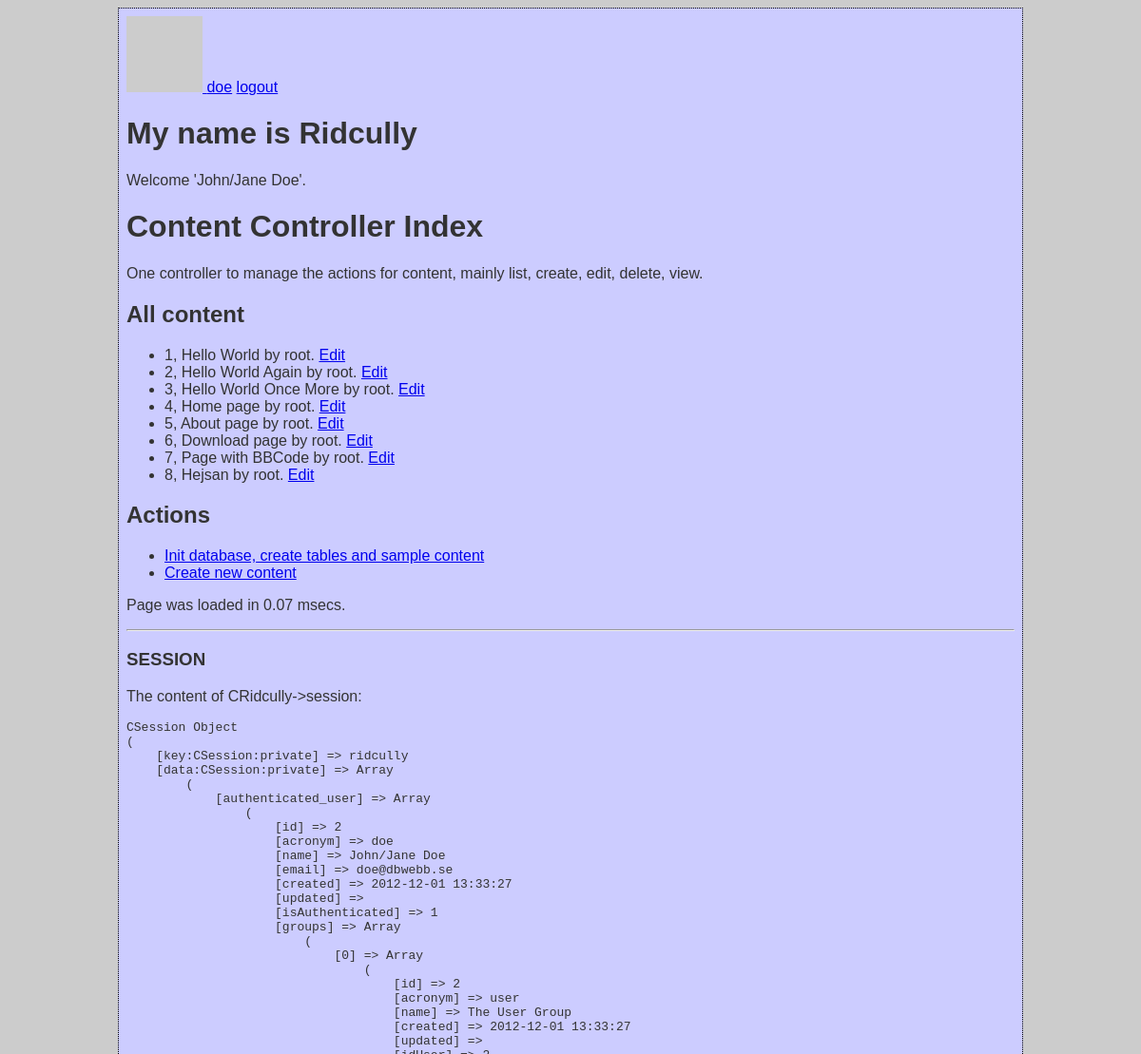
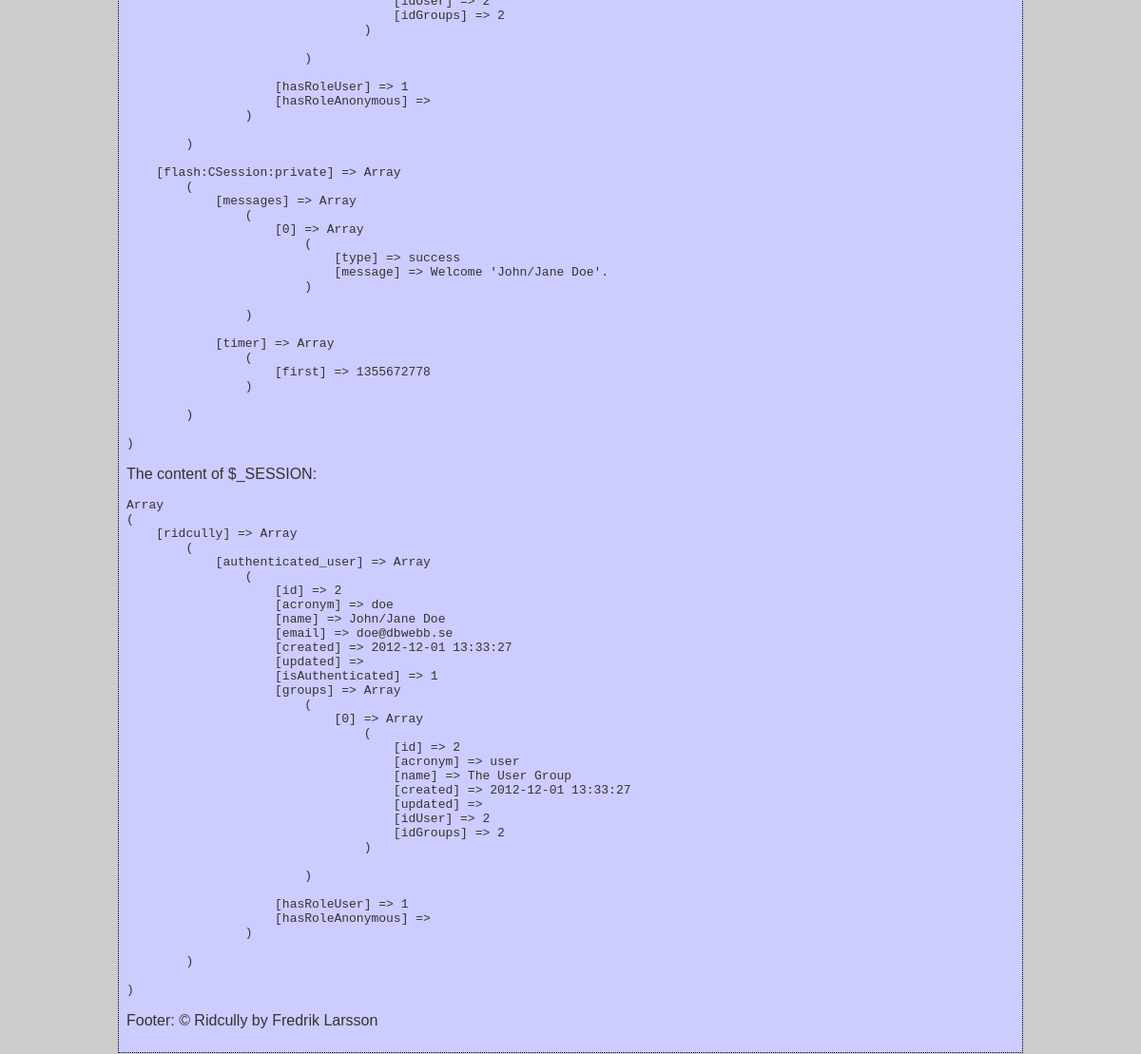
/content (signed in), run on the app's committed database (2 pictures, top to bottom).
### tables this page shows
CREATE TABLE r_content (id INTEGER PRIMARY KEY, key TEXT KEY, type TEXT, title TEXT, data TEXT, filter TEXT, idUser INT, created DATETIME default (datetime('now')), updated DATETIME default NULL, deleted DATETIME default NULL, FOREIGN KEY(idUser) REFERENCES r_user(id));

CREATE TABLE r_user (id INTEGER PRIMARY KEY, acronym TEXT UNIQUE, name TEXT, email TEXT UNIQUE, password TEXT, created DATETIME default (datetime('now')), updated DATETIME default NULL);

### src/CRidcully/CRidcully.php (called while the page is built, shortened)
<?php
class CRidcully implements ISingleton {
  private static $instance = null;
  public $request;
  public $data = array('main' => '',
      'title' => '',
      'header' => '',
      'footer' => '');
  public static function Instance() {
    if(self::$instance == null) {
      self::$instance = new CRidcully();
    }
    return self::$instance;
  }
   protected function __construct() {
    $this->views = new CViewContainer();
   }
  public function FrontControllerRoute() {
    $this->request = new CRequest();
    $this->request->Init($this->config['base_uri']);
    $controller = $this->request->controller;
    $method     = $this->request->method;
    $arguments  = $this->request->arguments;
    $controllerExists    = isset($this->config['controllers'][$controller]);
    $controllerEnabled   = false;
    $className           = false;
    $classExists         = false;
    if($controllerExists) {
      $controllerEnabled    = ($this->config['controllers'][$controller]['enabled'] === true);
      $className            = $this->config['controllers'][$controller]['class'];
      $classExists          = class_exists($className);
    }
    if($controllerExists && $controllerEnabled && $classExists) {
      $rc = new ReflectionClass($className);
      if($rc->implementsInterface('IController')) {
        if($rc->hasMethod($method)) {
          $controllerObj = $rc->newInstance();
          $methodObj = $rc->getMethod($method);
          $methodObj->invokeArgs($controllerObj, $arguments);
        } else {
          die("404. " . get_class() . ' error: Controller does not contain method.');
        }
      } else {
        die('404. ' . get_class() . ' error: Controller does not implement interface IController.');
      }
    }
    else {
      die('404. Page is not found.');
    }
  }
      public function ThemeEngineRender() {
        $themeName    = $this->config['theme']['name'];
        $themePath    = RIDCULLY_INSTALL_PATH . "/themes/{$themeName}";
        $themeUri     = $this->request->base_uri . "themes/{$themeName}";
        $this->data['stylesheet'] = "{$themeUri}/style.css";
        include_once RIDCULLY_INSTALL_PATH . '/themes/functions.php';
        extract($this->data);
        extract($this->views->GetData());
        include("{$themePath}/default.tpl.php");
      }
}
?>

### index.php (called while the page is built, shortened)
<?php
require(RIDCULLY_INSTALL_PATH . '/src/CRidcully/bootstrap.php');
$r = CRidcully::Instance();
$r->FrontControllerRoute();
$r->ThemeEngineRender();

### src/CDatabase/CDatabase.php (called while the page is built, shortened)
<?php
class CDatabase {
  private $db = null;
  public function __construct($dsn, $username = null, $password = null, $driver_options = null) {
    $this->db = new PDO($dsn, $username, $password, $driver_options);
    $this->db->SetAttribute(PDO::ATTR_ERRMODE, PDO::ERRMODE_EXCEPTION);
  }
  public function ExecuteSelectQueryAndFetchAll($query, $params=array()){
    $this->stmt = $this->db->prepare($query);
    $this->stmt->execute($params);
    return $this->stmt->fetchAll(PDO::FETCH_ASSOC);
  }
}

### src/CMContent/CMContent.php (called while the page is built, shortened)
<?php
class CMContent extends CObject implements IHasSQL, ArrayAccess {
    public static function SQL($key=null) {
        $order_order  = isset($args['order-order']) ? $args['order-order'] : 'ASC';
        $order_by     = isset($args['order-by'])    ? $args['order-by'] : 'id';
        $queries = array(
            'drop table content'      => "DROP TABLE IF EXISTS r_content;",
            'create table content'    => "CREATE TABLE IF NOT EXISTS r_content (id INTEGER PRIMARY KEY, key TEXT KEY, type TEXT, title TEXT, data TEXT, filter TEXT, idUser INT, created DATETIME default (datetime('now')), updated DATETIME default NULL, deleted DATETIME default NULL, FOREIGN KEY(idUser) REFERENCES r_user(id));",
            'insert content'          => 'INSERT INTO r_content (key,type,title,data,filter,idUser) VALUES (?,?,?,?,?,?);',
            'select * by id'          => 'SELECT c.*, u.acronym as owner FROM r_content AS c INNER JOIN r_user as u ON c.idUser=u.id WHERE c.id=?;',
            'select * by key'         => 'SELECT c.*, u.acronym as owner FROM r_content AS c INNER JOIN r_user as u ON c.idUser=u.id WHERE c.key=?;',
            'select * by type'        => "SELECT c.*, u.acronym as owner FROM r_content AS c INNER JOIN r_user as u ON c.idUser=u.id WHERE type=? ORDER BY {$order_by} {$order_order};",
            'select *'                => 'SELECT c.*, u.acronym as owner FROM r_content AS c INNER JOIN r_user as u ON c.idUser=u.id;',
            'update content'          => "UPDATE r_content SET key=?, type=?, title=?, data=?, filter=?, updated=datetime('now') WHERE id=?;",
        );
        return $queries[$key];
    }
    public function ListAll($args=null) {
        try {
            if(isset($args) && isset($args['type'])) {
                return $this->database->ExecuteSelectQueryAndFetchAll(self::SQL('select * by type', $args), array($args['type']));
            } else {
                return $this->database->ExecuteSelectQueryAndFetchAll(self::SQL('select *', $args));
            }
        } catch(Exception $e) {
            echo $e;
            return null;
        }
    }
}

### src/CCContent/CCContent.php (called while the page is built, shortened)
<?php
class CCContent extends CObject implements IController {
    public function Index() {
        $content = new CMContent();
        $this->views->SetTitle('Content Controller');
        $this->views->AddInclude(__DIR__ . '/index.tpl.php', array(
                        'contents' => $content->ListAll(),
                    ));
    }
}

### src/CRidcully/bootstrap.php (called while the page is built, shortened)
<?php
function autoload($aClassName) {
  $classFile = "/src/{$aClassName}/{$aClassName}.php";
   $file1 = RIDCULLY_INSTALL_PATH . $classFile;
}

### src/CRequest/CRequest.php (called while the page is built, shortened)
<?php
class CRequest {
	public function __construct($uriType=0) {
    $this->cleanUri       = $uriType= 1 ? true : false;
	}
	public function CreateUri($uri=null, $method=null, $arguments=null) {
    $prepend = $this->base_uri;
    $uri = trim($uri, '/');
    $method = empty($method) ? null : '/' . trim($method, '/');
    $arguments = empty($arguments) ? null : '/' . trim($arguments, '/');
    return $prepend . rtrim("$uri$method$arguments", '/');
  }
  public function Init($baseUri = null) {
		$scriptPart = $scriptName = $_SERVER['SCRIPT_NAME'];
		$currentUri = $this->GetCurrentUri();
		$parts 	    = parse_url($currentUri);
		$baseUri 		= !empty($baseUri) ? $baseUri : "{$parts['scheme']}://{$parts['host']}" . (isset($parts['port']) ? ":{$parts['port']}" : '') . rtrim(dirname($scriptName), '/');
		$this->base_uri 	  = rtrim($baseUri, '/') . '/';
  }
	public function GetCurrentUri() {
    $uri = "http";
    $uri .= (@$_SERVER["HTTPS"] == "on") ? 's' : '';
    $uri .= "://";
    $serverPort = ($_SERVER["SERVER_PORT"] == "80") ? '' :
    (($_SERVER["SERVER_PORT"] == 443 && @$_SERVER["HTTPS"] == "on") ? '' : ":{$_SERVER['SERVER_PORT']}");
    $uri .= $_SERVER["SERVER_NAME"] . $serverPort . htmlspecialchars($_SERVER["REQUEST_URI"]);
		return $uri;
	}
}

### src/CCContent/index.tpl.php (the view)
<h1>Content Controller Index</h1>
<p>One controller to manage the actions for content, mainly list, create, edit, delete, view.</p>
<h2>All content</h2>
<?php if($contents != null):?>
  <ul>
  <?php foreach($contents as $val):?>
    <li><?=$val["id"]?>, <?=$val["title"]?> by <?=$val["owner"]?>. <a href='<?=create_uri("content/edit/{$val["id"]}")?>'>Edit</a>
  <?php endforeach; ?>
  </ul>
<?php else:?>
  <p>No content exists.</p>
<?php endif;?>
<h2>Actions</h2>
<ul>
  <li><a href='<?=create_uri('content/init')?>'>Init database, create tables and sample content</a>
  <li><a href='<?=create_uri('content/create')?>'>Create new content</a>
</ul>

### src/CViewContainer/CViewContainer.php (shortened to what this page needs)
<?php
class CViewContainer {
   private $views = array();
   public function AddInclude($file, $variables=array()) {
     $this->views[] = array('type' => 'include', 'file' => $file, 'variables' => $variables);
  }
   public function Render() {
     foreach($this->views as $view) {
      switch($view['type']) {
        case 'include':
          extract($view['variables']);
          include($view['file']);
          break;
      }
     }
  }
}

### themes/default/style.css (style rules this page uses)
html { background: #ccc; }
body { margin: 8px auto; width: 934px; padding: 8px; background: #ccf; border: 1px dotted #000000; font-family: Verdana,Arial,Helvetica,sans-serif; color: #333333; }

### data on the page
r_content: id "1", title "Hello World", idUser.acronym "root"
r_content: id "2", title "Hello World Again", idUser.acronym "root"
r_content: id "3", title "Hello World Once More", idUser.acronym "root"
r_content: id "4", title "Home page", idUser.acronym "root"
r_content: id "5", title "About page", idUser.acronym "root"
r_content: id "6", title "Download page", idUser.acronym "root"
r_content: id "7", title "Page with BBCode", idUser.acronym "root"
r_content: id "8", title "Hejsan", idUser.acronym "root"

### other printed values
$r->user->GetAcronym() "doe"
$val['message'] "Welcome 'John/Jane Doe'."
